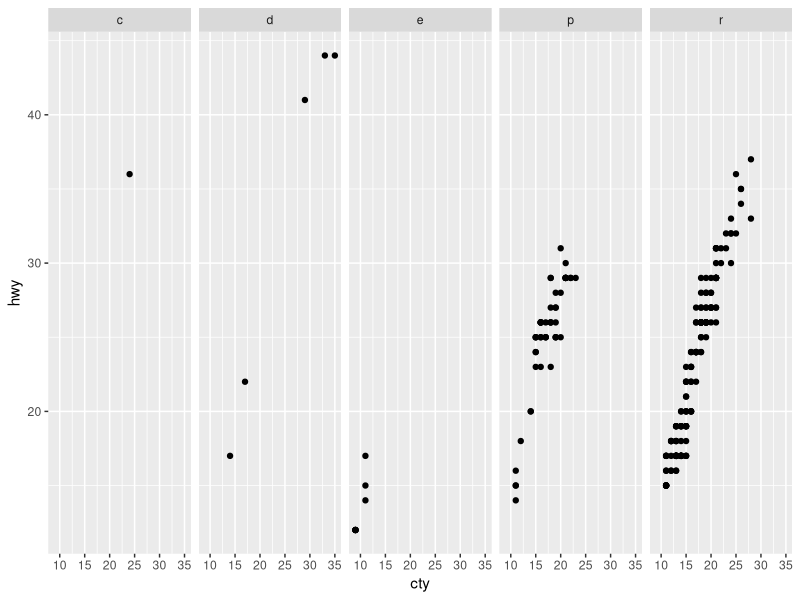
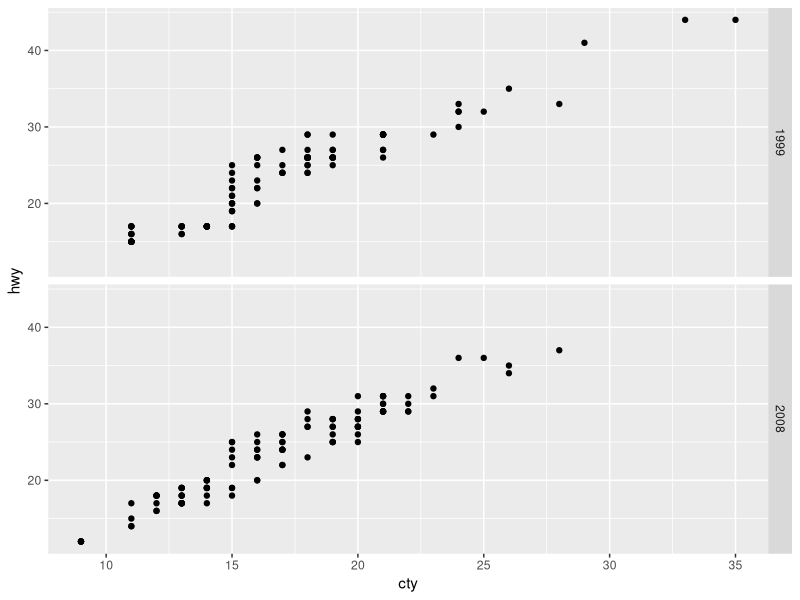
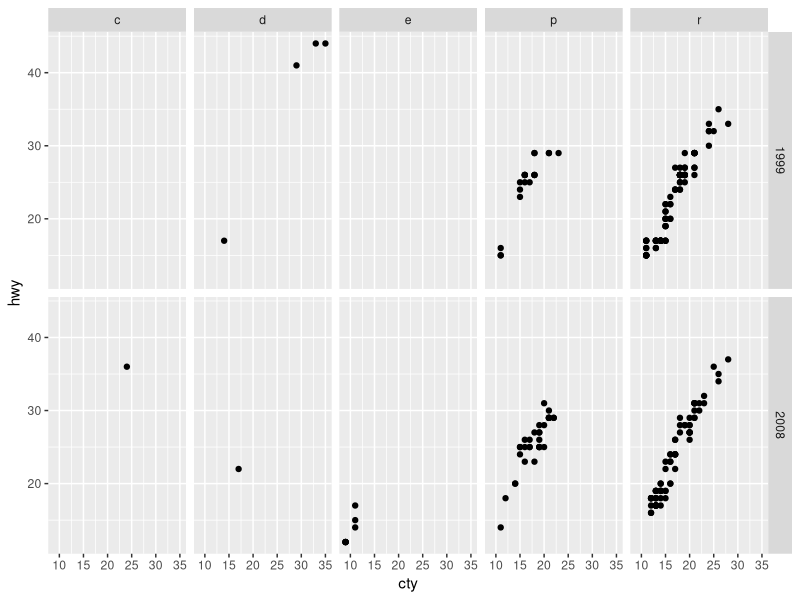
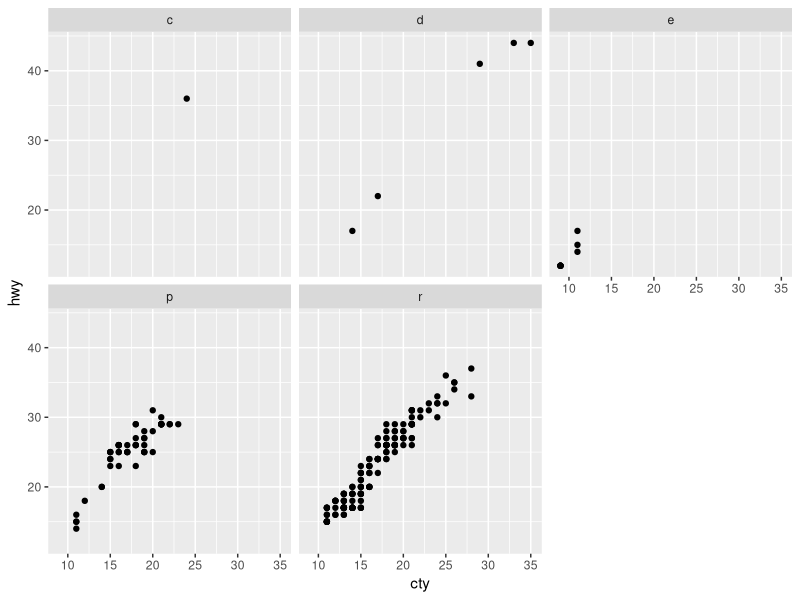

Source code (R) for these figures, in order:
## ---- chunk 1
knitr::opts_chunk$set(warning = FALSE, message = FALSE)
library(ggplot2)
library(dplyr)
## ---- chunk 2
t <- ggplot(mpg, aes(cty, hwy)) + geom_point()
## ---- chunk 3
t + facet_grid(cols = vars(fl))
t + facet_grid(rows = vars(year))
t + facet_grid(rows = vars(year), cols = vars(fl))
## ---- chunk 4
t + facet_wrap(vars(fl))
